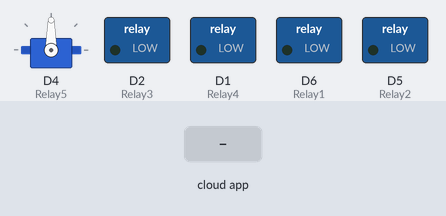
The sketch below on a simulated ESP8266 (NodeMCU). Shown: servo, switched loads named in the sketch (green lamp = pin HIGH). Inputs (shaded band) come from the test bench. WiFi joins after 1.5 s; servers stay silent unless stated; no MQTT or app messages arrive unless stated; what the sketch prints to the serial monitor is not drawn.

Above: at 2.7 s.
2.8 s: the phone or cloud app sets lamp5 to 0
5.8 s: the phone or cloud app sets lamp1 to 1
At 6.4 s:
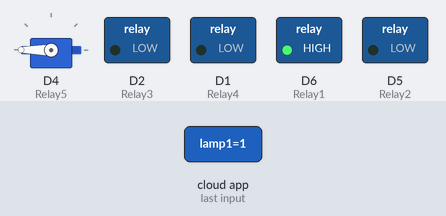
7.3 s: the phone or cloud app sets lamp3 to 1
At 8.5 s:
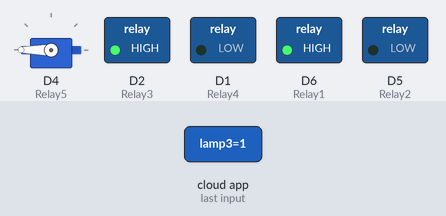
8.8 s: the phone or cloud app sets lamp2 to 1
At 9.6 s:
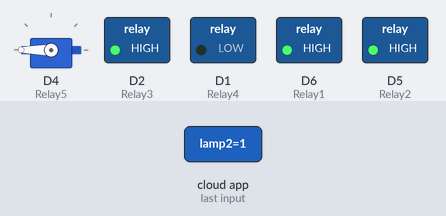
10.3 s: the phone or cloud app sets lamp4 to 1
At 11.4 s:
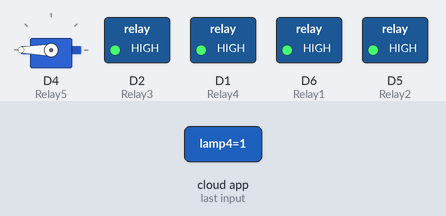
11.8 s: the phone or cloud app sets lamp1 to 0
At 12.4 s:
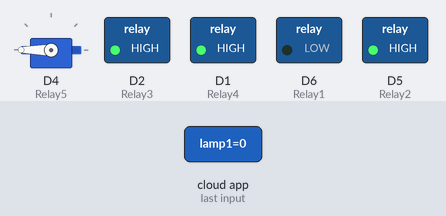
Timing chart, 0 to 14.3 s (numbered marks = the images above; inputs shaded):
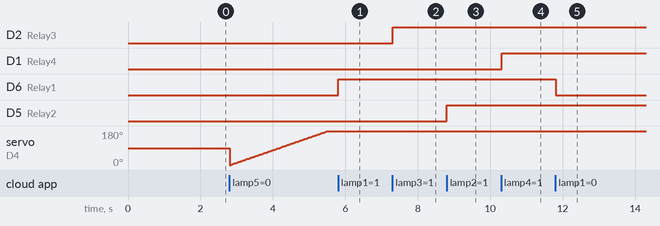

Measured:
- after the input at 5.8 s, D6 (Relay1): LOW → HIGH at once
- after the input at 7.3 s, D2 (Relay3): LOW → HIGH at once
- after the input at 8.8 s, D5 (Relay2): LOW → HIGH at once
- after the input at 10.3 s, D1 (Relay4): LOW → HIGH at once
- after the input at 11.8 s, D6 (Relay1): HIGH → LOW at once

The sketch:

Servo.ino
```cpp
#include <ESP8266WiFi.h>
#include "Adafruit_MQTT.h"
#include "Adafruit_MQTT_Client.h"
#include "Servo.h"

Servo myservo;

#define Relay1            D6
#define Relay2            D5
#define Relay3            D2
#define Relay4            D1
#define Relay5            D4 //servo

// Add wifi access point credentiaals
#define WLAN_SSID   "Dheke"
#define WLAN_PASS   "9860251117"

#define AIO_SERVER      "io.adafruit.com"
#define AIO_SERVERPORT  1883
#define AIO_USERNAME  "sssanjaya"
#define AIO_KEY       "3b6c77cdf7ee42c38c0de08ff9c68b92"

/************ Global State (you don't need to change this!) ******************/

// Create an ESP8266 WiFiClient class to connect to the MQTT server.
WiFiClient client;
// or... use WiFiFlientSecure for SSL
//WiFiClientSecure client;

// Setup the MQTT client class by passing in the WiFi client and MQTT server and login details.
Adafruit_MQTT_Client mqtt(&client, AIO_SERVER, AIO_SERVERPORT, AIO_USERNAME, AIO_KEY);

/****************************** Feeds ***************************************/

// Setup a feed called 'onoff' for subscribing to changes.
Adafruit_MQTT_Subscribe Lamp1 = Adafruit_MQTT_Subscribe(&mqtt, AIO_USERNAME"/feeds/lamp1"); // FeedName in my case i called it Lamp
Adafruit_MQTT_Subscribe Lamp2 = Adafruit_MQTT_Subscribe(&mqtt, AIO_USERNAME "/feeds/lamp2");
Adafruit_MQTT_Subscribe Lamp3 = Adafruit_MQTT_Subscribe(&mqtt, AIO_USERNAME "/feeds/lamp3");
Adafruit_MQTT_Subscribe Lamp4 = Adafruit_MQTT_Subscribe(&mqtt, AIO_USERNAME "/feeds/lamp4");
Adafruit_MQTT_Subscribe Lamp5 = Adafruit_MQTT_Subscribe(&mqtt, AIO_USERNAME "/feeds/lamp5"); //servo
void MQTT_connect();

void setup() {
  Serial.begin(115200);

  pinMode(Relay1, OUTPUT);
  pinMode(Relay2, OUTPUT);
  pinMode(Relay3, OUTPUT);
  pinMode(Relay4, OUTPUT);
  pinMode(Relay5, OUTPUT);
  myservo.attach(Relay5);
  // Connect to WiFi access point.
  Serial.println(); Serial.println();
  Serial.print("Connecting to ");
  Serial.println(WLAN_SSID);

  WiFi.begin(WLAN_SSID, WLAN_PASS);
  while (WiFi.status() != WL_CONNECTED) {
    delay(500);
    Serial.print(".");
  }
  Serial.println();

  Serial.println("WiFi connected");
  Serial.println("IP address: ");
  Serial.println(WiFi.localIP());


  // Setup MQTT subscription for onoff feed.
  mqtt.subscribe(&Lamp1);
  mqtt.subscribe(&Lamp3);
  mqtt.subscribe(&Lamp2);
  mqtt.subscribe(&Lamp4);
  mqtt.subscribe(&Lamp5); //servo
}

void loop() {

  MQTT_connect();

  Adafruit_MQTT_Subscribe *subscription;
  while ((subscription = mqtt.readSubscription(20000))) {
    if (subscription == &Lamp1) {
      Serial.print(F("Got: "));
      Serial.println((char *)Lamp1.lastread);
      int Lamp1_State = atoi((char *)Lamp1.lastread);
      digitalWrite(Relay1, Lamp1_State);

    }
    if (subscription == &Lamp2) {
      Serial.print(F("Got: "));
      Serial.println((char *)Lamp2.lastread);
      int Lamp2_State = atoi((char *)Lamp2.lastread);
      digitalWrite(Relay2, Lamp2_State);
    }
    if (subscription == &Lamp3) {
      Serial.print(F("Got: "));
      Serial.println((char *)Lamp3.lastread);
      int Lamp3_State = atoi((char *)Lamp3.lastread);
      digitalWrite(Relay3, Lamp3_State);
    }
    if (subscription == &Lamp4) {
      Serial.print(F("Got: "));
      Serial.println((char *)Lamp4.lastread);
      int Lamp4_State = atoi((char *)Lamp4.lastread);
      digitalWrite(Relay4, Lamp4_State);

    }
    if (subscription == &Lamp5) {
      Serial.print(F("servo: "));
       int Lamp5_State = atoi((char *)Lamp5.lastread);
      int pos;
if (Lamp5_State==0){
      for (pos = 0; pos <= 180; pos += 1) { // goes from 0 degrees to 180 degrees
        // in steps of 1 degree
        myservo.write(pos);              // tell servo to go to position in variable 'pos'
        delay(15);                       // waits 15ms for the servo to reach the position
      }}else{
      for (pos = 180; pos >= 0; pos -= 1) { // goes from 180 degrees to 0 degrees
        myservo.write(pos);              // tell servo to go to position in variable 'pos'
        delay(15);                       // waits 15ms for the servo to reach the position
      }}
    }
  }

}

void MQTT_connect() {
  int8_t ret;

  // Stop if already connected.
  if (mqtt.connected()) {
    return;
  }

  Serial.print("Connecting to MQTT... ");

  uint8_t retries = 3;

  while ((ret = mqtt.connect()) != 0) { // connect will return 0 for connected
    Serial.println(mqtt.connectErrorString(ret));
    Serial.println("Retrying MQTT connection in 5 seconds...");
    mqtt.disconnect();
    delay(5000);  // wait 5 seconds
    retries--;
    if (retries == 0) {
      // basically die and wait for WDT to reset me
      while (1);
    }
  }
  Serial.println("MQTT Connected!");

}
```
